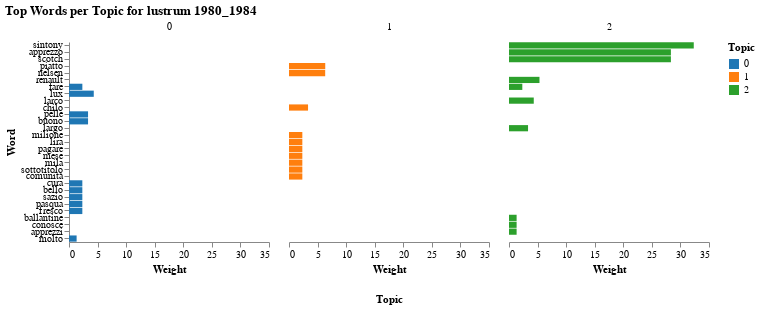

Notebook code cell kept with this figure:
### Code cell
chart = alt.Chart(df_topic_words).mark_bar().encode(
    x=alt.X('Weight:Q', title='Weight'),
    y=alt.Y('Word:N', sort='-x', title='Word'),
    color=alt.Color('Topic:N', scale=alt.Scale(scheme='category10')),
    column=alt.Column('Topic:N', title='Topic', header=alt.Header(titleOrient='bottom'))
).properties(
    width=200,
    height=200,
    title='Top Words per Topic for lustrum 1980_1984'
).configure_axis(
    grid=False
).configure_view(
    strokeWidth=0
)

chart.display()

### Figure 1 — Vega-Lite specification as saved in the notebook (floating-point values rounded to 4 significant figures)
{"config": {"view": {"continuousWidth": 300, "continuousHeight": 300, "strokeWidth": 0}, "axis": {"grid": false}}, "data": {"name": "data-e2898c0fed4f8e080752cd762586e0a9"}, "mark": {"type": "bar"}, "encoding": {"color": {"field": "Topic", "scale": {"scheme": "category10"}, "type": "nominal"}, "column": {"field": "Topic", "header": {"titleOrient": "bottom"}, "title": "Topic", "type": "nominal"}, "x": {"field": "Weight", "title": "Weight", "type": "quantitative"}, "y": {"field": "Word", "sort": "-x", "title": "Word", "type": "nominal"}}, "height": 200, "title": "Top Words per Topic for lustrum 1980_1984", "width": 200, "$schema": "https://vega.github.io/schema/vega-lite/v5.20.1.json", "datasets": {"data-e2898c0fed4f8e080752cd762586e0a9": [{"Topic": 0, "Word": "lux", "Weight": 4.333}, {"Topic": 0, "Word": "pelle", "Weight": 3.333}, {"Topic": 0, "Word": "buono", "Weight": 3.333}, {"Topic": 0, "Word": "fare", "Weight": 2.337}, {"Topic": 0, "Word": "cura", "Weight": 2.333}, {"Topic": 0, "Word": "bello", "Weight": 2.333}, {"Topic": 0, "Word": "sazio", "Weight": 2.333}, {"Topic": 0, "Word": "pasqua", "Weight": 2.333}, {"Topic": 0, "Word": "fresco", "Weight": 2.333}, {"Topic": 0, "Word": "molto", "Weight": 1.333}, {"Topic": 1, "Word": "piatto", "Weight": 6.342}, {"Topic": 1, "Word": "nelsen", "Weight": 6.333}, {"Topic": 1, "Word": "chilo", "Weight": 3.333}, {"Topic": 1, "Word": "milione", "Weight": 2.333}, {"Topic": 1, "Word": "lira", "Weight": 2.333}, {"Topic": 1, "Word": "pagare", "Weight": 2.333}, {"Topic": 1, "Word": "mese", "Weight": 2.333}, {"Topic": 1, "Word": "mila", "Weight": 2.333}, {"Topic": 1, "Word": "sottotitolo", "Weight": 2.333}, {"Topic": 1, "Word": "comunità", "Weight": 2.333}, {"Topic": 2, "Word": "sintony", "Weight": 32.33}, {"Topic": 2, "Word": "apprezzo", "Weight": 28.33}, {"Topic": 2, "Word": "scotch", "Weight": 28.33}, {"Topic": 2, "Word": "renault", "Weight": 5.333}, {"Topic": 2, "Word": "larco", "Weight": 4.333}, {"Topic": 2, "Word": "largo", "Weight": 3.333}, {"Topic": 2, "Word": "fare", "Weight": 2.33}, {"Topic": 2, "Word": "ballantine", "Weight": 1.333}, {"Topic": 2, "Word": "conosce", "Weight": 1.333}, {"Topic": 2, "Word": "apprezzi", "Weight": 1.333}]}}
